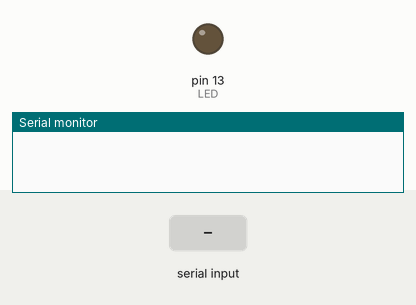
This sketch was run on a simulated Arduino Uno, built with avr-gcc and run on an emulated ATmega328P. On the bench: output pins drawn as LEDs (lit = HIGH), the last lines printed to the serial monitor. Inputs (shaded band) come from the test bench.

Above: at 1.2 s.
1.3 s: "90,45\n" received over Serial
At 3.5 s:
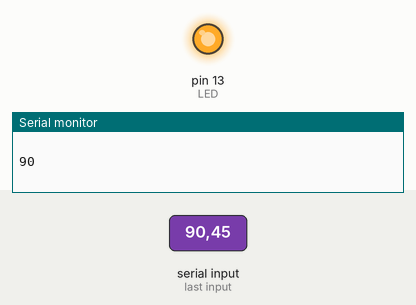
Timing chart, 0 to 5.0 s (numbered marks = the images above; inputs shaded):
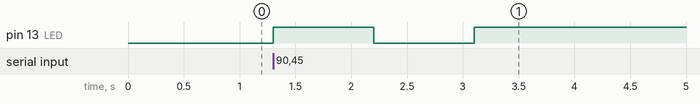

Measured:
- after the input at 1.3 s, pin 13 (LED): LOW → HIGH at once, → LOW 0.90 s later, → HIGH 0.90 s later

The sketch:

led.ino
```cpp
#define LED 13

void setup() {
  pinMode( LED, OUTPUT );
  Serial.begin(9600);
  Serial.println(' ');
}

void loop() {
  char inByte = ' ';

  // keep the light on for however long the serial message says
  if(Serial.available()){
    char inByte = Serial.read();
    int duration = (inByte-48)*100;
    digitalWrite( LED, HIGH );
    delay( duration );
    digitalWrite( LED, LOW );
    delay( duration );
    Serial.print(inByte);
  }

}
```
